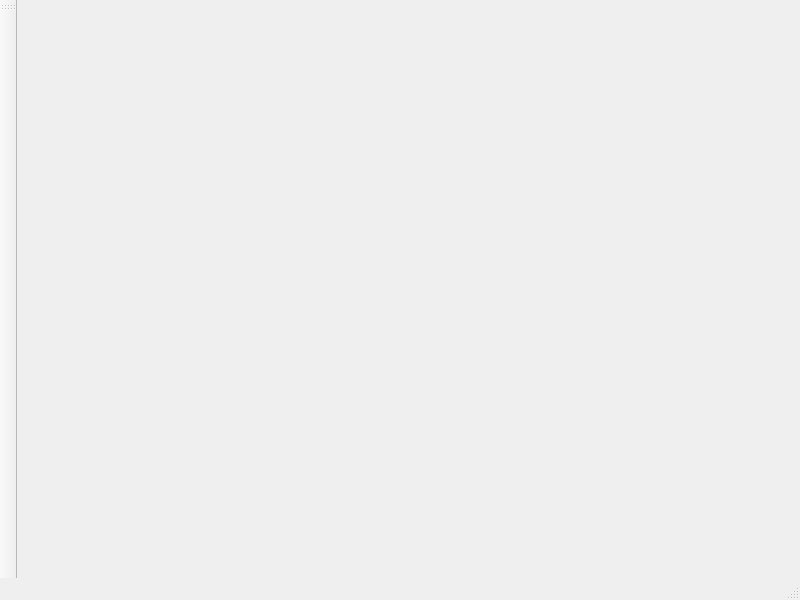
<?xml version="1.0" encoding="UTF-8"?>
<ui version="4.0">
 <class>UserWindow</class>
 <widget class="QMainWindow" name="UserWindow">
  <property name="geometry">
   <rect>
    <x>0</x>
    <y>0</y>
    <width>800</width>
    <height>600</height>
   </rect>
  </property>
  <property name="windowTitle">
   <string>DiaThesis</string>
  </property>
  <widget class="QWidget" name="centralwidget"/>
  <widget class="QMenuBar" name="menubar">
   <property name="geometry">
    <rect>
     <x>0</x>
     <y>0</y>
     <width>800</width>
     <height>21</height>
    </rect>
   </property>
  </widget>
  <widget class="QStatusBar" name="statusbar"/>
  <widget class="QToolBar" name="toolBar">
   <property name="windowTitle">
    <string>toolBar</string>
   </property>
   <attribute name="toolBarArea">
    <enum>LeftToolBarArea</enum>
   </attribute>
   <attribute name="toolBarBreak">
    <bool>false</bool>
   </attribute>
  </widget>
 </widget>
 <resources/>
 <connections/>
</ui>
